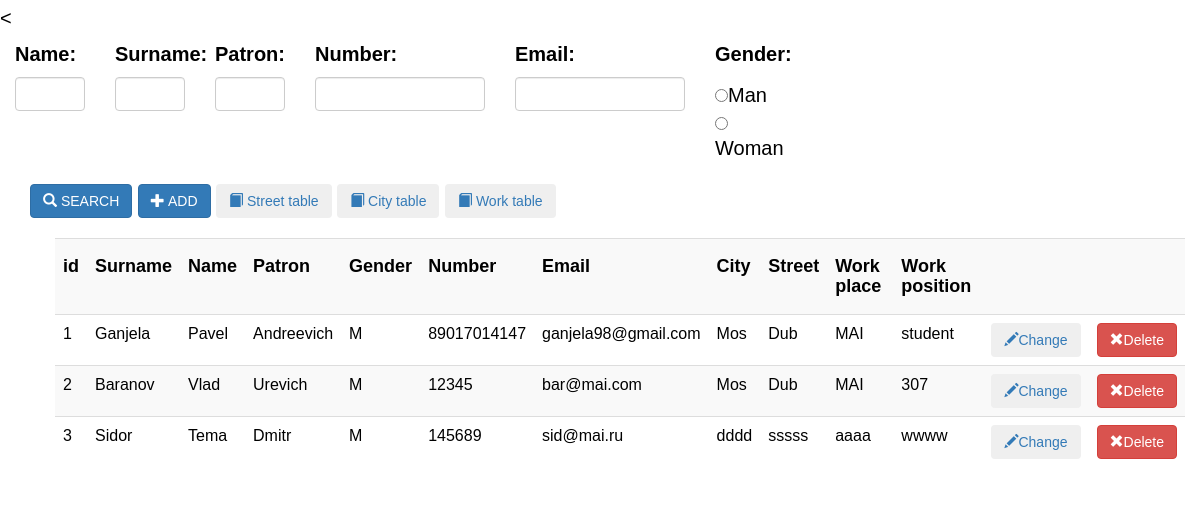
The app's page /book/, older data.
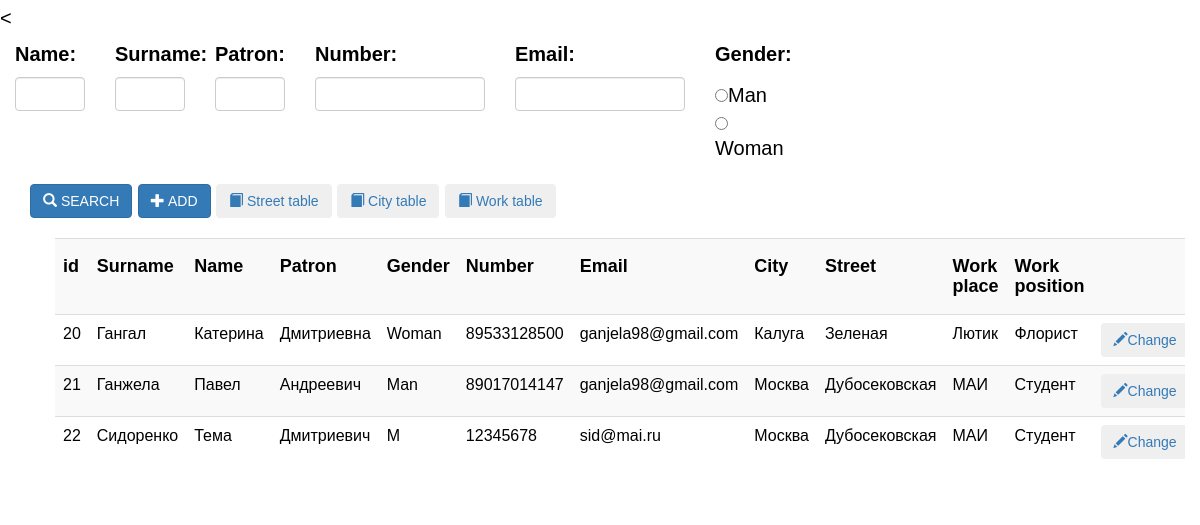
The same page, newer data.
### Book/models.py (models this page shows, shortened)
class User(models.Model):
    name = models.CharField(max_length=50)
    surname = models.CharField(max_length=50)
    patron = models.CharField(max_length=50)
    gender = models.CharField(max_length=50)
    number = models.CharField(max_length=50)
    email = models.EmailField(max_length=70)
    city = models.ForeignKey(City, on_delete=models.CASCADE)
    street = models.ForeignKey(Street, on_delete=models.CASCADE)
    work = models.ForeignKey(Work, on_delete=models.CASCADE)

class City(models.Model):
    city_name = models.CharField(max_length=50)
    def __str__(self):
        return self.city_name

class Street(models.Model):
    street_name = models.CharField(max_length=50)
    def __str__(self):
        return self.street_name

class Work(models.Model):
    place = models.CharField(max_length=50)
    position = models.CharField(max_length=50)

### Book/views.py (the view)
def index(request):
    user_list = User.objects.all()[:10]
    context = {'user_list': user_list}
    return render(request, 'Book/index.html', context)

### Book/templates/Book/index.html (shortened to what the changed rows need)
<head>
  <link rel="stylesheet" href="https://maxcdn.bootstrapcdn.com/bootstrap/3.3.7/css/bootstrap.min.css">
</head>
<body><
{% if user_list %}
    <ul>
        <div class="table-responsive ">
            <table class="table table-striped">
                <tr>
                    <td><h4><strong>id</strong></h4></td>
                    <td> <h4><strong>Surname</strong></h4></td>
                    <td><h4><strong>Name</strong></h4></td>
                    <td><h4><strong>Patron</strong></h4></td>
                    <td><h4><strong>Gender</strong></h4></td>
                    <td><h4><strong>Number</strong></h4></td>
                    <td><h4><strong>Email</strong></h4></td>
                    <td><h4><strong>City</strong></h4></td>
                    <td><h4><strong>Street</strong></h4></td>
                    <td><h4><strong>Work place</strong></h4></td>
                    <td><h4><strong>Work position</strong></h4></td>
                    <td>&nbsp;</td>
                    <td>&nbsp;</td>
                </tr>
            {% for user in user_list %}
                <tr>
                    <td>{{user.id}}</td>
                    <td>{{ user.surname }}</td>
                    <td>{{ user.name }}</td>
                    <td>{{ user.patron }}</td>
                    <td>{{ user.gender }}</td>
                    <td>{{ user.number }}</td>
                    <td>{{ user.email }}</td>
                    <td>{{user.city}}</td>
                    <td>{{user.street}}</td>
                    <td>{{user.work.place}}</td>
                    <td>{{user.work.position}}</td>
                    <td><a href ="/book/change_view/{{ user.id }}/"><button type="button"
                        class="btn btn-secondary"><span class="glyphicon glyphicon-pencil" aria-hidden="true"></span>Change</button></a></td>
                    <td><a href ="/book/delete_view/{{ user.id }}/"><button type="button"
                        class="btn btn-danger"><span class="glyphicon glyphicon-remove" aria-hidden="true"></span>Delete</button></a></td>
                </tr>
            {% endfor %}
            </table>
        </div>
    </ul>
{% else %}
    <p>No user are available.</p>
{% endif %}
</body>

Row changes from the older to the newer data that the page shows:
removed User: id "1", surname "Ganjela", name "Pavel", patron "Andreevich", gender "M", number "89017014147", email "ganjela98@gmail.com", city "Mos", street "Dub", work.place "MAI", work.position "student"
removed User: id "2", surname "Baranov", name "Vlad", patron "Urevich", gender "M", number "12345", email "bar@mai.com", city "Mos", street "Dub", work.place "MAI", work.position "307"
removed User: id "3", surname "Sidor", name "Tema", patron "Dmitr", gender "M", number "145689", email "sid@mai.ru", city "dddd", street "sssss", work.place "aaaa", work.position "wwww"
added User: id "20", surname "Гангал", name "Катерина", patron "Дмитриевна", gender "Woman", number "89533128500", email "ganjela98@gmail.com", city "Калуга", street "Зеленая", work.place "Лютик", work.position "Флорист"
added User: id "21", surname "Ганжела", name "Павел", patron "Андреевич", gender "Man", number "89017014147", email "ganjela98@gmail.com", city "Москва", street "Дубосековская", work.place "МАИ", work.position "Студент"
added User: id "22", surname "Сидоренко", name "Тема", patron "Дмитриевич", gender "M", number "12345678", email "sid@mai.ru", city "Москва", street "Дубосековская", work.place "МАИ", work.position "Студент"
